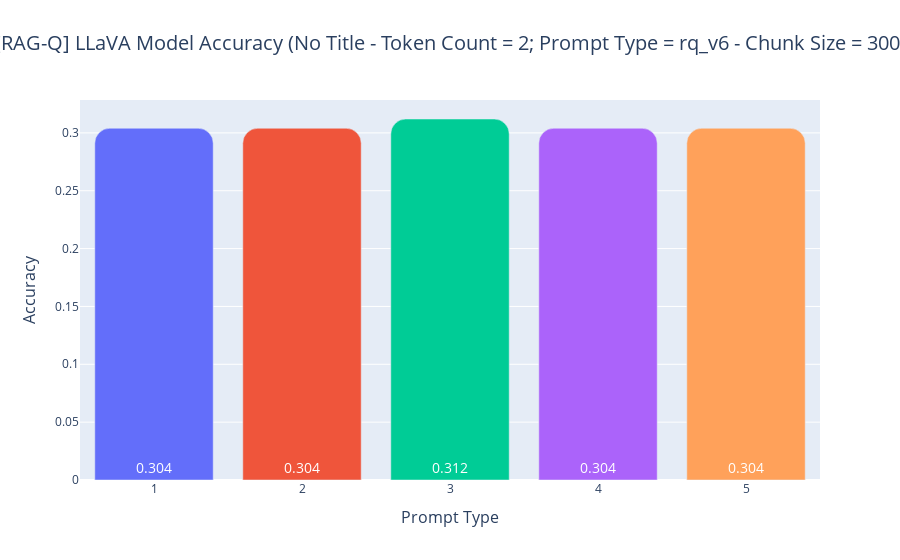

Write notebook code for a chart like this one.
### Code cell
world_med_qa_v_plot_helpers.display_bar_chart_on_evaluation_results(
    evaluation_results=no_title_rag_q_tc_2_rq_v6_cs300_results,
    title="[RAG-Q] LLaVA Model Accuracy (No Title - Token Count = 2; Prompt Type = rq_v6 - Chunk Size = 300)",
    x_axis_title="Relevant Documents Count",
    y_axis_title="Accuracy",
    x_dataframe_column_name="relevant_docs_count",
    y_dataframe_column_name="accuracy"
)

### Figure 1 — Plotly figure (JSON) as saved in the notebook; plotly's stock layout.template omitted (floating-point values rounded to 4 significant figures)
{"data": [{"alignmentgroup": "True", "hovertemplate": "<b>Relevant Documents Count: </b>%{x}<br><b>Accuracy: </b>%{y:.2%}<extra></extra>", "insidetextanchor": "start", "legendgroup": "1", "marker": {"color": "#636efa", "pattern": {"shape": ""}}, "name": "1", "offsetgroup": "1", "orientation": "v", "showlegend": true, "text": [0.304], "textfont": {"color": "white", "size": 14}, "textposition": "inside", "type": "bar", "x": [1], "xaxis": "x", "y": [0.304], "yaxis": "y"}, {"alignmentgroup": "True", "hovertemplate": "<b>Relevant Documents Count: </b>%{x}<br><b>Accuracy: </b>%{y:.2%}<extra></extra>", "insidetextanchor": "start", "legendgroup": "2", "marker": {"color": "#EF553B", "pattern": {"shape": ""}}, "name": "2", "offsetgroup": "2", "orientation": "v", "showlegend": true, "text": [0.304], "textfont": {"color": "white", "size": 14}, "textposition": "inside", "type": "bar", "x": [2], "xaxis": "x", "y": [0.304], "yaxis": "y"}, {"alignmentgroup": "True", "hovertemplate": "<b>Relevant Documents Count: </b>%{x}<br><b>Accuracy: </b>%{y:.2%}<extra></extra>", "insidetextanchor": "start", "legendgroup": "3", "marker": {"color": "#00cc96", "pattern": {"shape": ""}}, "name": "3", "offsetgroup": "3", "orientation": "v", "showlegend": true, "text": [0.312], "textfont": {"color": "white", "size": 14}, "textposition": "inside", "type": "bar", "x": [3], "xaxis": "x", "y": [0.312], "yaxis": "y"}, {"alignmentgroup": "True", "hovertemplate": "<b>Relevant Documents Count: </b>%{x}<br><b>Accuracy: </b>%{y:.2%}<extra></extra>", "insidetextanchor": "start", "legendgroup": "4", "marker": {"color": "#ab63fa", "pattern": {"shape": ""}}, "name": "4", "offsetgroup": "4", "orientation": "v", "showlegend": true, "text": [0.304], "textfont": {"color": "white", "size": 14}, "textposition": "inside", "type": "bar", "x": [4], "xaxis": "x", "y": [0.304], "yaxis": "y"}, {"alignmentgroup": "True", "hovertemplate": "<b>Relevant Documents Count: </b>%{x}<br><b>Accuracy: </b>%{y:.2%}<extra></extra>", "insidetextanchor": "start", "legendgroup": "5", "marker": {"color": "#FFA15A", "pattern": {"shape": ""}}, "name": "5", "offsetgroup": "5", "orientation": "v", "showlegend": true, "text": [0.304], "textfont": {"color": "white", "size": 14}, "textposition": "inside", "type": "bar", "x": [5], "xaxis": "x", "y": [0.304], "yaxis": "y"}], "layout": {"barcornerradius": 15, "bargap": 0.2, "barmode": "relative", "legend": {"title": {"text": "color"}, "tracegroupgap": 0}, "margin": {"t": 100}, "showlegend": false, "title": {"font": {"size": 20}, "text": "[RAG-Q] LLaVA Model Accuracy (No Title - Token Count = 2; Prompt Type = rq_v6 - Chunk Size = 300)", "x": 0.5}, "xaxis": {"anchor": "y", "domain": [0, 1], "tickfont": {"size": 12}, "title": {"font": {"size": 16}, "text": "Prompt Type"}}, "yaxis": {"anchor": "x", "domain": [0, 1], "tickfont": {"size": 12}, "title": {"font": {"size": 16}, "text": "Accuracy"}}}}
